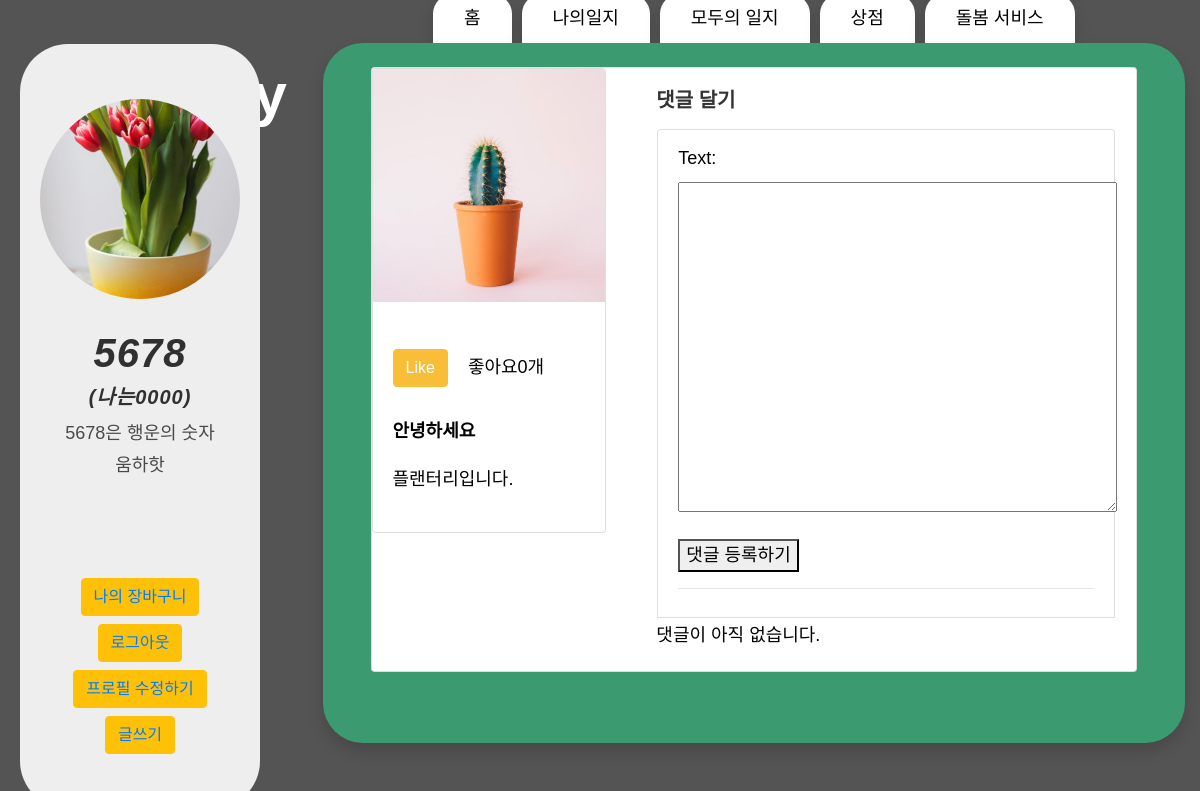
Page /ourdiary/16/ (signed in) on the committed database.
### account/models.py (models this page shows)
class Profile(models.Model):
    user = models.OneToOneField(settings.AUTH_USER_MODEL, on_delete = models.CASCADE)
    description = models.TextField(blank = True)
    nickname = models.CharField(max_length=40, blank =True)
    image = ProcessedImageField(
        blank = True,
        upload_to = 'profile/images',
        processors = [ResizeToFill(300,300)],
        format = 'JPEG',
        options = {'quality':90},
    )

### ourdiary/models.py (models this page shows, shortened)
class Photo(models.Model):
    blog = models.ForeignKey(Ourdiary, on_delete = models.CASCADE, null = True)
    image = models.ImageField(upload_to='images/',blank = True, null = True)

class Ourdiary(models.Model):
    author = models.ForeignKey(User, on_delete=models.CASCADE)
    title = models.CharField(max_length=255)
    image = models.ImageField(upload_to='images/')
    description = models.CharField(max_length=500)
    like_user_set = models.ManyToManyField(
        settings.AUTH_USER_MODEL,
        blank=True,
        related_name='like_user_set',
        through='Like'
    )
    @property
    def like_count(self):
        return self.like_user_set.count()

### ourdiary/views.py (the view)
# urls.py: path('<int:ourdiary_id>/',views.detail, name="detail"),
def detail(request, ourdiary_id):
    ourdiary = Ourdiary.objects.all()
    ourdiary_detail = get_object_or_404(Ourdiary, pk=ourdiary_id)
    current_user = request.user
    profile = Profile.objects.all()
    form = CommentForm()
    return render(request, 'detail.html', {'ourdiary':ourdiary_detail, 'current_user':current_user, 'form':form, 'profile':profile})

### ourdiary/forms.py
class CommentForm(forms.ModelForm):
    class Meta:
        model = Comment
        fields = ('text',)

### cart/context_processors.py (called while the page is built)
def counter(request):
    item_count = 0
    if 'admin' in request.path:
        return {}
    else:
        try:
            cart = Cart.objects.filter(cart_id=_cart_id(request))
            cart_items = CartItem.objects.all().filter(cart=cart[:1])
            for cart_item in cart_items:
                item_count += cart_item.quantity
        except Cart.DoesNotExist:
            item_count = 0
    return dict(item_count = item_count)

### cart/views.py (called while the page is built)
def _cart_id(request):
    cart = request.session.session_key
    if not cart:
        cart = request.session.create()
    return cart

### ourdiary/templates/detail.html (shortened to what this page needs)
{% extends 'base.html' %}
{% load static %}
{% block tab %}
<a class="nav-link shadow" href="{% url 'home' %}">홈</a>
{% if user.is_authenticated %}
<a class="nav-link shadow" href="{% url 'mylist' %}" role="tab" aria-selected="false">나의일지</a>
{% endif %}
<a class="nav-link shadow" href="{% url 'ourdiary' %}" role="tab" aria-selected="false">모두의 일지</a>
<a class="nav-link shadow" href="{% url 'storemain' %}" role="tab" aria-selected="false">상점</a>
<a class="nav-link shadow" href="{% url 'storemain' %}" role="tab" aria-selected="false">돌봄 서비스</a>
{% endblock %}
{% block contents %}
<div class="card mb-3 w-100">
    <div class="row">
        <div class="col-md-4">
            <div class="card">
                {% for photo in ourdiary.photo_set.all %}
                <img src="{{photo.image.url}}" class="card-img-top" width="100">
                <br>
                {% endfor %}
                <div class="card-body">
                    <input class="btn btn-primary" type="button" id="like" name="{{ourdiary.id}}" value="Like">
                    <p id="count-{{ourdiary.id}}" style="display: inline-block; margin-left: 15px;"> 좋아요{{ourdiary.like_count}}개</p>
                    <p class="card-text" style="margin-top: 15px; font-weight: 700">{{ourdiary.title}}</p>
                    <p class="card-text" style="margin-top: 15px;">{{ourdiary.description}}</p>
                </div>
            </div>
        </div>
        <div class="col-md-8">
            <div class="card-body">
                <h5 class="card-title" style="font-weight: 900;">댓글 달기</h5>
                <p class="card-text">
                    <ul class="list-group">
                        <li class="list-group-item" style="margin: 1px">
                            <form method="POST" class="post-form" action="{% url 'add_comment' pk=ourdiary.pk %}">
                                {{ form.as_p }} <button type="submit">댓글 등록하기</button>
                            </form>
                            <hr>
                        </li>
                        {% for comment in ourdiary.comments.all %}
                        {% if user.is_authenticated or comment.approved_comment %}
                        <li class="list-group-item" style="margin: 1px">
                            <div class="comment">
                                <div class="date" style="font-weight: 700; font-size: 15px; color: green;">
                                    {{comment.created_date|date:"Y년 m월 d일 h시i분 A"}}
                                    {% if not comment.approved_comment %}
                                    <a class="btn btn-default"
                                        href="{% url 'comment_remove' id=ourdiary.pk pk=comment.pk %}">삭제<span
                                            class="glyphicon glyphicon-remove"></span></a>
                                    <a class="btn btn-default"
                                        href="{% url 'comment_approve' id=ourdiary.pk pk=comment.pk %}">승인<span
                                            class="glyphicon glyphicon-ok"></span></a>
                                    {% endif %}
                                </div>
                                <strong style="font-weight: 900; color: green;">ID : {{comment.author}}</strong>
                                <p>{{comment.text|linebreaks}}</p>
                            </div>
                            {% endif %}
                            {% empty %}
                            <p>댓글이 아직 없습니다.</p>
                            {% endfor %}
                    </ul>
                </p>
            </div>
        </div>
    </div>
</div>
{% endblock %}

### project/templates/base.html (shortened to what this page needs)
{% load static %}
<!DOCTYPE html>
<html lang="en">
<head>
    <link rel="stylesheet" href="{% static 'css/style.css' %}">
    <link rel="stylesheet" href="https://cdn.jsdelivr.net/npm/bootstrap@4.5.3/dist/css/bootstrap.min.css"
>
    <link rel="stylesheet" href="{% static 'css/tooplate-style.css' %}">
</head>
<body style="background-image: url('{% static 'img/background.png' %}');">
    <div class="hero-wrap js-fullheight">
        <a class="whitea" href="{% url 'home' %}" style="position: fixed; padding: 50px; color: white; font-weight: 900; font-size: 60px;"> Plantary</a>
    </div>
    <section class="justify-content-center ftco-search">
        <div class="row">
            <div class="col-3">
                <section style="position: fixed; margin-top: 50px; width: 20%; margin-left: 20px">
                    {% if user.is_authenticated %}
                    <div class="tm-banner-inner">
                        {% if current_user.profile.image %}
                        {% for profile in profile.all %}
                        {%  ifequal forloop.counter 3 %}
                        <div class="profile_box">
                            <img class="profile" src="{{ current_user.profile.image.url }}" alt="{{ profile.image }}">
                        </div>
                        {% endifequal %}
                        {% endfor %}
                        {%endif%}
                        <h1 class="tm-banner-title">{{ user.username }}</h1>
                        <h5 class="tm-banner-title">({{ current_user.profile.nickname }})</h5>
                        <p class="tm-banner-subtitle">{{ current_user.profile.description }}</p>
                        <nav class="tm-main-nav">
                            <ul class="tm-main-nav-ul">
                                <button type="button" class="btn btn-warning mb-2"><a
                                    href="#">나의 장바구니</a></button>
                                <button type="button" class="btn btn-warning mb-2 whitea"><a
                                        href="javascript:{document.getElementById('logout').submit()}">로그아웃</a></button>
                                {% if user == current_user%}
                                <button type="button" class="btn btn-warning mb-2 whitea"><a
                                        href="{% url 'profile_update' %}">프로필 수정하기</a></button>
                                {% endif %}
                                <button type="button" class="btn btn-warning"><a href="{% url 'new' %}">글쓰기</a></button>
                            </ul>
                        </nav>
                    </div>
                    {% endif %}
                </section>
            </div>
            <div class="col-9">
                <div class="col-md-12 nav-link-wrap">
                    <div class="nav nav-pills justify-content-center text-center">
                        {% block tab %}
                        {% endblock %}
                    </div>
                </div>
                <div class="col-md-12 tab-wrap">
                    <div class="tab-content p-4 px-5 shadow h-100" style="border-radius: 40px; min-height: 700px">
                        {% block contents %}
                        {% endblock %}
                    </div>
                </div>
            </div>
        </div>
    </section>
</body>
</html>

### Main/static/css/tooplate-style.css (style rules this page uses)
ul { padding: 0; margin: 0; }
p { line-height: 1.8; }
p:last-child { margin-bottom: 0; }
body { color: #000; font-family: 'Noto Sans KR', sans-serif; font-size: 18px; font-weight: 300; overflow-x: hidden; }
.tm-main-nav { margin-top: 40px; border-radius: 3rem; background-color: #EEEEEE; font-size: 1.3rem; }
.tm-main-nav-ul { text-align: center; -webkit-box-flex: 1; -webkit-flex: 1; -ms-flex: 1; flex: 1; display: -webkit-box; display: -webkit-flex; display: -ms-flexbox; display: flex; -webkit-box-orient: vertical; -webkit-box-direction: normal; -webkit-flex-direction: column; -ms-flex-direction: column; flex-direction: column; -webkit-box-align: center; -webkit-align-items: center; -ms-flex-align: center; align-items: center; -webkit-box-pack: center; -webkit-justify-content: center; -ms-flex-pack: center; justify-content: center; }
.tm-banner-inner { border-radius: 3rem; background-color: #EEEEEE; color: rgb(39, 116, 23); height: 100%; padding: 35px 35px 45px; text-align: center; display: -webkit-box; display: -webkit-flex; display: -ms-flexbox; display: flex; -webkit-box-orient: vertical; -webkit-box-direction: normal; -webkit-flex-direction: column; -ms-flex-direction: column; flex-direction: column; -webkit-box-align: center; -webkit-align-items: center; -ms-flex-align: center; align-items: center; -webkit-box-pack: center; -webkit-justify-content: center; -ms-flex-pack: center; justify-content: center; }
.profile_box { width: 200px; height: 200px; border-radius: 70%; overflow: hidden; margin-bottom: 30px; margin-top: 20px; }
.profile { width: 100%; height: 100%; object-fit: cover; }
.tm-banner-title { font-family: 'Noto Sans KR', sans-serif; font-weight: 700; font-style: italic; font-size: 10; letter-spacing: 1px; text-transform: lowercase; }
.tm-banner-subtitle { font-family: 'Noto Sans KR', sans-serif; font-weight: 400; color: #4b4a49; font-size: 7; }
.tm-main-nav { display: -webkit-box; display: -webkit-flex; display: -ms-flexbox; display: flex; height: 100%; padding: 40px 40px 10px 40px; }

### rows in the picture
Profile: profile.image (picture)
Photo: image (picture)
Ourdiary: like_count "0", title "안녕하세요", description "플랜터리입니다."

### other values in the picture
{{ user.username }} "5678"
{{ current_user.profile.nickname }} "나는0000"
{{ current_user.profile.description }} "5678은 행운의 숫자 움하핫"
